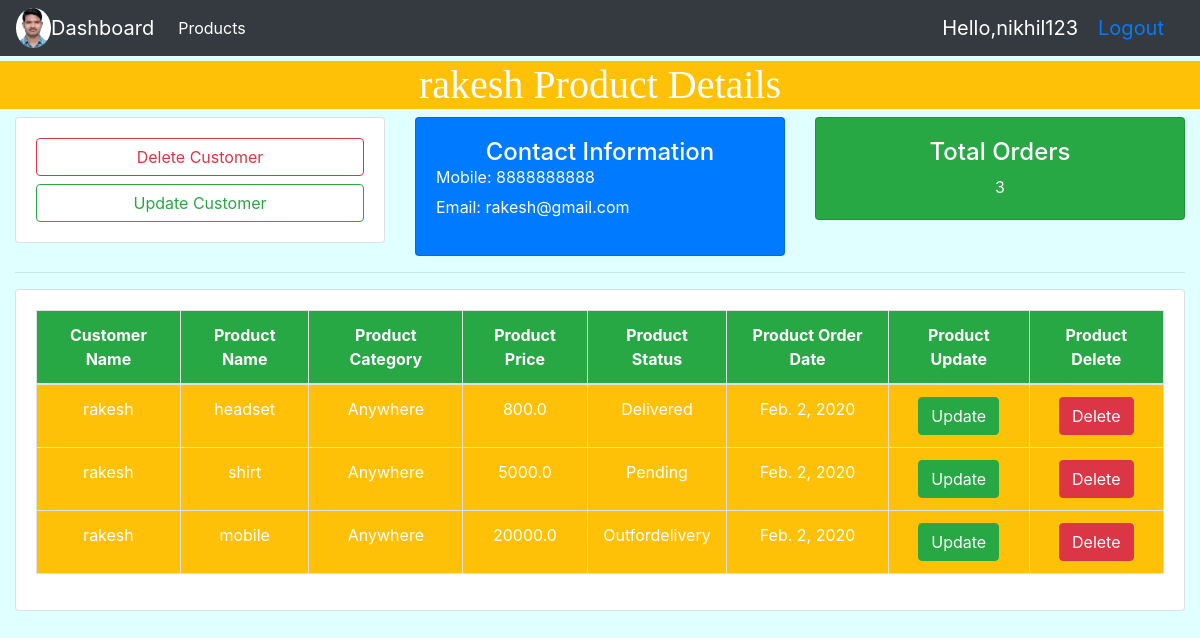
The page /customer/5 (signed in) on the database its author committed.
### crmapp/models.py (models this page shows, shortened)
class Customers(models.Model):
    user=models.OneToOneField(User,null=True, on_delete=models.CASCADE)
    name=models.CharField(max_length=100,null=True)
    email=models.EmailField(max_length=100,null=True)
    mobile=models.BigIntegerField(null=True)
    created_date=models.DateField(auto_now_add=True)

class Orders(models.Model):
    STATUS=(
        ('Delivered','Delivered'),
        ('Pending','Pending'),
        ('Outfordelivery','Outfordelivery')
    )
    customer=models.ForeignKey(Customers,on_delete=models.CASCADE)
    product=models.ForeignKey(Products,on_delete=models.CASCADE)
    status=models.CharField(max_length=100,choices=STATUS)
    created_date=models.DateField(auto_now_add=True,null=True)

class Products(models.Model):
    CATEGORY=(
        ('Indoor','Indoor'),
        ('Outdoor','Outdoor'),
        ('Anywhere','Anywhere')
    )
    name=models.CharField(max_length=100,null=True)
    price=models.FloatField(null=True)
    created_date=models.DateField(auto_now_add=True,null=True)
    description=models.CharField(max_length=100,null=True)
    category=models.CharField(max_length=100,choices=CATEGORY,null=True)
    def __str__(self):
        return self.name

### crmapp/decorators.py (the view)
        def warapper_func(request,*args,**kwargs):
            group=None
            if request.user.groups.exists():
                group=request.user.groups.all () [0].name
            if group in allowed_roles:
                return view_func(request,*args,**kwargs)
            else:
                return HttpResponse('you are not authorized to view this page')

### crmapp/views.py (called while the page is built)
@login_required(login_url='login')
@allowed_user(allowed_roles=['admin'])
def customers(request,str_pk):
    customers = Customers.objects.get(id=str_pk)
    orders = customers.orders_set.all()
    total_orders = orders.count()
    context = {'customers': customers, 'orders': orders, 'total_orders': total_orders }
    return render(request,'crm2accounts/customers.html',context)

### templates/crm2accounts/customers.html (shortened to what this page needs)
{% extends 'crm2accounts/base.html' %}
{% block content %}
    <h1 class="text-center bg-warning text-white" id="h11">{{ customers.name }} Product Details</h1>
<div class="container-fluid">
<div class="row">
    <div class="col-md">
        <div class="card">
            <div class="card-body">
                <a href="{% url 'delete_customer' customers.id %}" class="btn btn-outline-danger btn-block">Delete Customer</a>
                <a href="{% url 'update_customer' customers.id %}" class="btn btn-outline-success btn-block">Update Customer</a>
            </div>
        </div>
    </div>
    <div class="col-md">
        <div class="card card-sm bg-primary text-white">
            <div class="card-body">
                <h4 class="text-center">Contact Information</h4>
                <p class="p1 ">Mobile: {{ customers.mobile }}</p>
                <p class="p1 ">Email:  {{ customers.email }}</p>
            </div>
        </div>
    </div>
    <div class="col-md">
        <div class="card bg-success text-white text-center">
            <div class="card-body">
                <h4>Total Orders</h4>
                {{ total_orders }}
            </div>
        </div>
    </div>
</div>
<hr>
<div class="row">
    <div class="col-md">
        <div class="card">
            <div class="card-body">
                <table class="table table-bordered text-center table-hover">
                    <thead>
                    <tr class="bg-success text-white text-center">
                        <th>Customer Name</th>
                        <th>Product Name</th>
                        <th>Product Category</th>
                        <th>Product Price</th>
                        <th>Product Status</th>
                        <th>Product Order Date</th>
                        <th>Product Update</th>
                        <th>Product Delete</th>
                    </tr>
                    </thead>
                    <tbody class="bg-warning text-white">
                    {% for order in orders %}
                        <tr>
                        <td>{{ order.customer.name }}</td>
                        <td>{{ order.product }}</td>
                        <td>{{ order.product.category }}</td>
                        <td>{{ order.product.price }}</td>
                        <td>{{ order.status }}</td>
                        <td>{{ order.created_date }}</td>
                        <td><a href="#" class="btn btn-success">Update</a></td>
                        <td><a href="#" class="btn btn-danger">Delete</a></td>
                        </tr>
                    {% endfor %}
                    </tbody>
                </table>
            </div>
        </div>
    </div>
</div>
</div>
{% endblock %}

### templates/crm2accounts/navbar.html (shortened to what this page needs)
{% load static %}
<!DOCTYPE html>
<html lang="en">
<head>
  <link rel="stylesheet" href="https://maxcdn.bootstrapcdn.com/bootstrap/4.4.1/css/bootstrap.min.css">
</head>
<body>
{% block content %}
    <nav class="navbar navbar-expand-lg navbar-dark bg-dark">
<img src="{%static 'images/img038 (2).jpg' %}" style ="height : 3%;width: 3%; border-radius: 50%">
  <a class="navbar-brand" href="{% url 'home'%} ">Dashboard</a>
  <div class="collapse navbar-collapse" id="navbarNav">
    <ul class="navbar-nav">
      <li class="nav-item active">
        <a class="nav-link" href="{% url 'product' %}">Products<span class="sr-only">(current)</span></a>
      </li>
    </ul>
  </div>
<span id="s1">Hello,{{ request.user }}</span>
<span id="s2"><a href="{% url 'logout' %}">Logout</a></span>
</nav>
{% endblock %}
</body>
</html>

### templates/crm2accounts/navbar.html (style rules this page uses)
#s1,#s2 { color: white;font-size: 20px;margin-right: 20px; }

### templates/crm2accounts/customers.html (style rules this page uses)
.p1 { margin-top: -10px; }
#h11 { margin-top: 5px;font-family: Algerian }
body { background-color: lightcyan }

### rows shown on the page
Customers: name "rakesh", mobile "8888888888", email "rakesh@gmail.com"
Orders: customer.name "rakesh", product "headset", product.category "Anywhere", product.price "800.0", status "Delivered", created_date "Feb. 2, 2020"
Orders: customer.name "rakesh", product "shirt", product.category "Anywhere", product.price "5000.0", status "Pending", created_date "Feb. 2, 2020"
Orders: customer.name "rakesh", product "mobile", product.category "Anywhere", product.price "20000.0", status "Outfordelivery", created_date "Feb. 2, 2020"

### other values the page prints
{{ request.user }} "nikhil123"
{{ total_orders }} "3"
